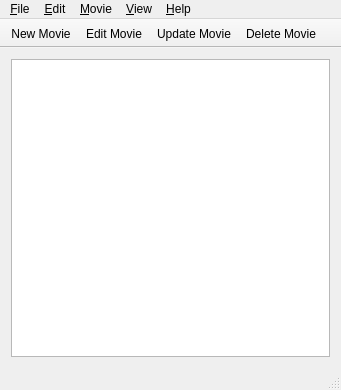
<?xml version="1.0" encoding="UTF-8"?>
<ui version="4.0">
 <class>MainWindow</class>
 <widget class="QMainWindow" name="MainWindow">
  <property name="enabled">
   <bool>true</bool>
  </property>
  <property name="geometry">
   <rect>
    <x>0</x>
    <y>0</y>
    <width>341</width>
    <height>390</height>
   </rect>
  </property>
  <property name="windowTitle">
   <string>Movie Maniacs</string>
  </property>
  <property name="windowIcon">
   <iconset resource="MovieManiacsResource.qrc">
    <normaloff>:/Icons/film.ico</normaloff>:/Icons/film.ico</iconset>
  </property>
  <widget class="QWidget" name="centralWidget">
   <layout class="QHBoxLayout" name="horizontalLayout">
    <item>
     <widget class="QListWidget" name="listWidget">
      <property name="sizeIncrement">
       <size>
        <width>0</width>
        <height>0</height>
       </size>
      </property>
      <property name="cursor" stdset="0">
       <cursorShape>ArrowCursor</cursorShape>
      </property>
      <property name="frameShape">
       <enum>QFrame::StyledPanel</enum>
      </property>
      <property name="frameShadow">
       <enum>QFrame::Sunken</enum>
      </property>
      <property name="lineWidth">
       <number>1</number>
      </property>
      <property name="midLineWidth">
       <number>0</number>
      </property>
      <property name="alternatingRowColors">
       <bool>false</bool>
      </property>
      <property name="iconSize">
       <size>
        <width>0</width>
        <height>0</height>
       </size>
      </property>
      <property name="viewMode">
       <enum>QListView::ListMode</enum>
      </property>
     </widget>
    </item>
   </layout>
  </widget>
  <widget class="QMenuBar" name="menuBar">
   <property name="geometry">
    <rect>
     <x>0</x>
     <y>0</y>
     <width>341</width>
     <height>25</height>
    </rect>
   </property>
   <widget class="QMenu" name="menuFile">
    <property name="acceptDrops">
     <bool>false</bool>
    </property>
    <property name="title">
     <string>&amp;File</string>
    </property>
    <property name="separatorsCollapsible">
     <bool>false</bool>
    </property>
    <addaction name="actionNew_Collection"/>
    <addaction name="actionOpen_Collection"/>
    <addaction name="actionNew_Window"/>
    <addaction name="separator"/>
    <addaction name="actionSave_Collection"/>
    <addaction name="actionSave_As"/>
    <addaction name="separator"/>
    <addaction name="actionExit"/>
   </widget>
   <widget class="QMenu" name="menuEdit">
    <property name="title">
     <string>&amp;Edit</string>
    </property>
   </widget>
   <widget class="QMenu" name="menuMovie">
    <property name="title">
     <string>&amp;Movie</string>
    </property>
    <addaction name="actionNew_Window"/>
    <addaction name="actionUpdate_Movie"/>
    <addaction name="actionDelete_Movie"/>
   </widget>
   <widget class="QMenu" name="menuView">
    <property name="title">
     <string>&amp;View</string>
    </property>
    <addaction name="actionToolbar"/>
    <addaction name="separator"/>
    <addaction name="actionThumbnails"/>
   </widget>
   <widget class="QMenu" name="menuHelp">
    <property name="title">
     <string>&amp;Help</string>
    </property>
    <addaction name="actionAbout"/>
   </widget>
   <addaction name="menuFile"/>
   <addaction name="menuEdit"/>
   <addaction name="menuMovie"/>
   <addaction name="menuView"/>
   <addaction name="menuHelp"/>
  </widget>
  <widget class="QStatusBar" name="statusBar"/>
  <widget class="QToolBar" name="mainToolBar">
   <property name="enabled">
    <bool>true</bool>
   </property>
   <property name="movable">
    <bool>false</bool>
   </property>
   <property name="floatable">
    <bool>false</bool>
   </property>
   <attribute name="toolBarArea">
    <enum>TopToolBarArea</enum>
   </attribute>
   <attribute name="toolBarBreak">
    <bool>false</bool>
   </attribute>
   <addaction name="actionNew_Window"/>
   <addaction name="actionEdit_Movie"/>
   <addaction name="actionUpdate_Movie"/>
   <addaction name="actionDelete_Movie"/>
  </widget>
  <action name="actionNew_Window">
   <property name="icon">
    <iconset resource="MovieManiacsResource.qrc">
     <normaloff>:/Images/film_add.png</normaloff>:/Images/film_add.png</iconset>
   </property>
   <property name="text">
    <string>N&amp;ew Movie</string>
   </property>
  </action>
  <action name="actionEdit_Movie">
   <property name="icon">
    <iconset resource="MovieManiacsResource.qrc">
     <normaloff>:/Images/film_edit.png</normaloff>:/Images/film_edit.png</iconset>
   </property>
   <property name="text">
    <string>Edit Movie</string>
   </property>
   <property name="toolTip">
    <string>Edit Movie</string>
   </property>
  </action>
  <action name="actionDelete_Movie">
   <property name="icon">
    <iconset resource="MovieManiacsResource.qrc">
     <normaloff>:/Images/film_delete.png</normaloff>:/Images/film_delete.png</iconset>
   </property>
   <property name="text">
    <string>&amp;Delete Movie</string>
   </property>
   <property name="toolTip">
    <string>Delete Movie</string>
   </property>
  </action>
  <action name="actionUpdate_Movie">
   <property name="icon">
    <iconset resource="MovieManiacsResource.qrc">
     <normaloff>:/Images/film_link.png</normaloff>:/Images/film_link.png</iconset>
   </property>
   <property name="text">
    <string>&amp;Update Movie</string>
   </property>
  </action>
  <action name="actionSave_Collection">
   <property name="icon">
    <iconset resource="MovieManiacsResource.qrc">
     <normaloff>:/Images/film_save.png</normaloff>:/Images/film_save.png</iconset>
   </property>
   <property name="text">
    <string>&amp;Save</string>
   </property>
   <property name="toolTip">
    <string>Save this collection</string>
   </property>
   <property name="shortcut">
    <string>Ctrl+S</string>
   </property>
  </action>
  <action name="actionSave_As">
   <property name="icon">
    <iconset resource="MovieManiacsResource.qrc">
     <normaloff>:/Images/film_save.png</normaloff>:/Images/film_save.png</iconset>
   </property>
   <property name="text">
    <string>Save Collection &amp;As</string>
   </property>
   <property name="shortcut">
    <string>Ctrl+Shift+S</string>
   </property>
  </action>
  <action name="actionNew_Collection">
   <property name="icon">
    <iconset resource="MovieManiacsResource.qrc">
     <normaloff>:/Images/film_new_collection.png</normaloff>:/Images/film_new_collection.png</iconset>
   </property>
   <property name="text">
    <string>&amp;New Collection</string>
   </property>
   <property name="shortcut">
    <string>Ctrl+N</string>
   </property>
  </action>
  <action name="actionExit">
   <property name="text">
    <string>&amp;Quit</string>
   </property>
   <property name="shortcut">
    <string>Ctrl+Q</string>
   </property>
  </action>
  <action name="actionToolbar">
   <property name="checkable">
    <bool>true</bool>
   </property>
   <property name="checked">
    <bool>true</bool>
   </property>
   <property name="text">
    <string>&amp;Toolbar</string>
   </property>
  </action>
  <action name="actionThumbnails">
   <property name="checkable">
    <bool>true</bool>
   </property>
   <property name="checked">
    <bool>true</bool>
   </property>
   <property name="text">
    <string>Thu&amp;mbnails</string>
   </property>
  </action>
  <action name="actionAbout">
   <property name="text">
    <string>A&amp;bout</string>
   </property>
   <property name="shortcut">
    <string>Ctrl+0</string>
   </property>
  </action>
  <action name="actionOpen_Collection">
   <property name="text">
    <string>&amp;Open Collection</string>
   </property>
   <property name="toolTip">
    <string>Open Collection</string>
   </property>
   <property name="shortcut">
    <string>Ctrl+O</string>
   </property>
  </action>
 </widget>
 <layoutdefault spacing="6" margin="11"/>
 <resources>
  <include location="MovieManiacsResource.qrc"/>
 </resources>
 <connections/>
</ui>
